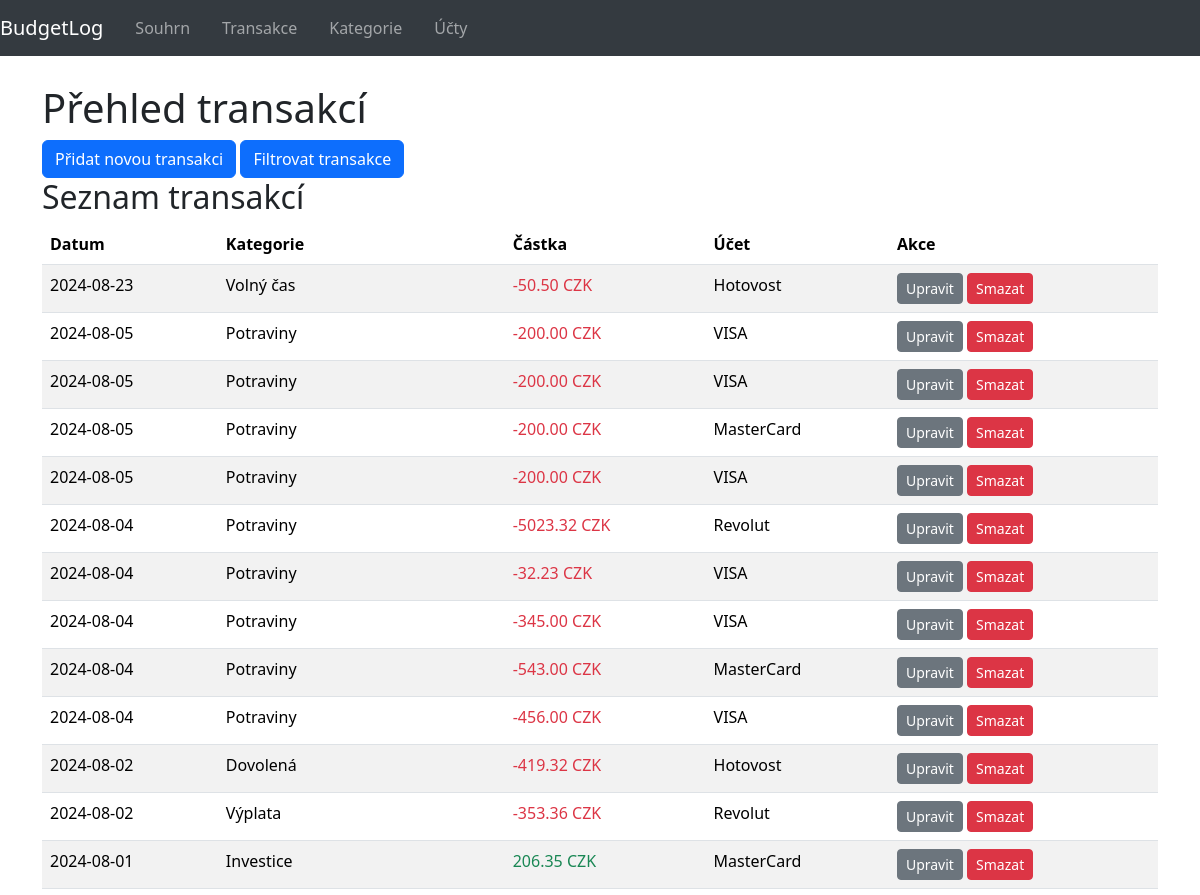
The page /transactions/ (upper part) on the database as committed earlier.
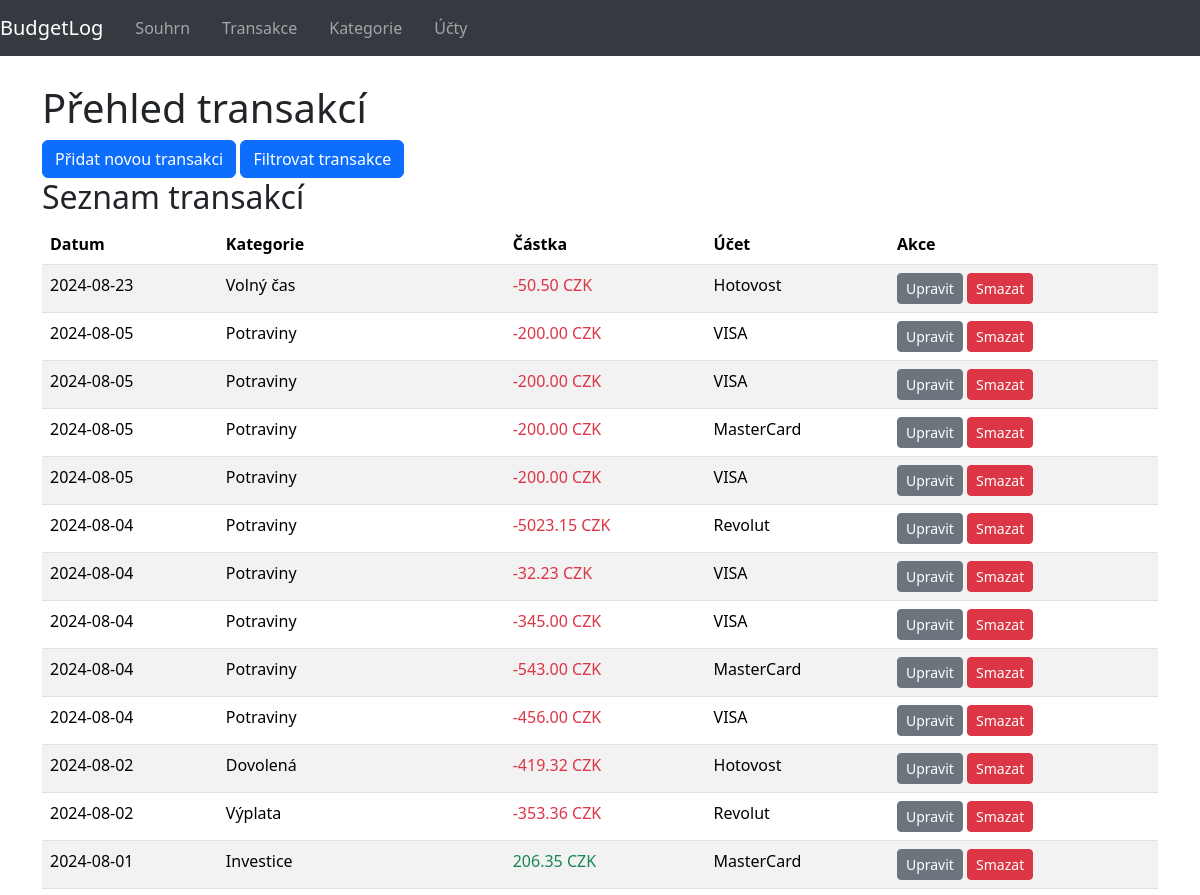
The same page on the database as committed later.
### budgetlog/models.py (models this page shows, shortened)
class Transaction(models.Model):
    TYPE_CHOICES = (
        ('income', 'Příjem'),
        ('expense', 'Výdaj')
    )
    amount = models.DecimalField(max_digits=10, decimal_places=2, verbose_name="Částka",
                                 help_text="Uveďte částku transakce v [CZK].")
    category = models.ForeignKey(Category, null=True, on_delete=models.SET_NULL, verbose_name="Kategorie",
                                 help_text="Vyberte kategorii pro tuto transakci.")
    """on_delete=models.SET_NULL nastaví hodnotu na NULL při smazání související kategorie, což zajistí,
    že transakce nebude smazána."""
    datestamp = models.DateField(default=timezone.now, verbose_name="Datum",
                                 help_text="Datum provedení transakce.")
    description = models.TextField(null=True, blank=True, verbose_name="Popis",
                                   help_text="Zadejte detailnější popis transakce (volitelný).")
    account = models.ForeignKey(Account, null=True, on_delete=models.SET_NULL, verbose_name="Účet",
                                related_name='transactions', help_text="Vyberte účet pro tuto transakci.")
    type = models.CharField(max_length=7, choices=TYPE_CHOICES, default='expense', verbose_name="Typ",
                            help_text="Zvolte, zda je tato transakce výdaj nebo příjem?")
    @property
    def adjusted_amount(self):
        if self.type == 'expense':
            return -self.amount
        return self.amount
    """
    Django neumožňuje použít adjusted_amount přímo v anotacích a agregacích, protože adjusted_amount je vlastnost (
    property) modelu a ne skutečné pole v databázi. Pokud chceme filtrovat nebo agregovat ve views podle upravených
    částek, musíme to udělat pomocí amount a přizpůsobit SQL dotaz.
    """

class Category(models.Model):
    name = models.CharField(max_length=200, unique=True, verbose_name="Název",
                            help_text="Uveď název kategorie pro transakce (např. potraviny, doprava, zábava)")
    description = models.TextField(null=True, blank=True, verbose_name="Popis",
                                   help_text="Detailnější popis kategorie pro transakce (volitelný)")
    def __str__(self):
        return self.name

class Account(models.Model):
    name = models.CharField(max_length=100, unique=True, verbose_name="Jméno účtu",
                            help_text="Uveď jméno či označení účtu")
    description = models.TextField(null=True, blank=True, verbose_name="Popis účtu",
                                   help_text="Detailnější popis účtu (volitelný)")
    """null=True umožňuje, aby pole mohlo být v databázi prázdné, a blank=True umožňuje, aby pole mohlo být ponecháno
    prázdné ve formulářích."""
    def __str__(self):
        return self.name

### budgetlog/views.py (the view)
# urls.py: path('transactions/', views.TransactionListView.as_view(), name='transaction-list'),
class TransactionListView(FilterView, ListView):
    model = Transaction
    filterset_class = TransactionFilter
    template_name = 'budgetlog/transaction_list.html'
    context_object_name = 'transactions'
    paginate_by = 30  # Počet transakcí na stránku
    ordering = ['-datestamp']  # Řazení transakcí podle data od nejnovějších
    def get_context_data(self, **kwargs):
        context = super().get_context_data(**kwargs)
        filterset = self.filterset_class(self.request.GET, queryset=self.get_queryset())
        context['filter'] = filterset
        filtered_qs = filterset.qs
        paginator = Paginator(filtered_qs, self.paginate_by)
        page = self.request.GET.get('page')
        try:
            transactions = paginator.page(page)
        except PageNotAnInteger:
            transactions = paginator.page(1)
        except EmptyPage:
            transactions = paginator.page(paginator.num_pages)
        context['transactions'] = transactions
        max_amount = Transaction.objects.aggregate(Max('amount'))['amount__max']
        context['max_amount'] = max_amount
        min_amount = self.request.GET.get('amount_min', 0)
        max_amount = self.request.GET.get('amount_max', max_amount)
        context['amount_min'] = min_amount
        context['amount_max'] = max_amount
        average_amount = filtered_qs.aggregate(
            avg_amount=Avg(
                Case(
                    When(type='expense', then=F('amount') * Value(-1)),
                    default=F('amount'),
                    output_field=DecimalField()
                )
            )
        )['avg_amount'] or 0
        context['average_amount'] = average_amount
        max_transaction_amount = filtered_qs.aggregate(
            max_amount=Max(
                Case(
                    When(type='expense', then=F('amount') * Value(-1)),
                    default=F('amount'),
                    output_field=DecimalField()
                )
            )
        )['max_amount'] or 0
        context['max_transaction_amount'] = max_transaction_amount
        min_transaction_amount = filtered_qs.aggregate(
            min_amount=Min(
                Case(
                    When(type='expense', then=F('amount') * Value(-1)),
                    default=F('amount'),
                    output_field=DecimalField()
                )
            )
        )['min_amount'] or 0
        context['min_transaction_amount'] = min_transaction_amount
        balance = filtered_qs.aggregate(
            total_balance=Sum(
                Case(
                    When(type='expense', then=F('amount') * Value(-1)),
                    default=F('amount'),
                    output_field=DecimalField()
                )
            )
        )['total_balance'] or 0
        context['balance'] = balance
        transaction_count = filtered_qs.aggregate(count=Count('id'))['count']
        context['transaction_count'] = transaction_count
        return context
    def get_queryset(self):
        queryset = super().get_queryset()
        filterset = self.filterset_class(self.request.GET, queryset=queryset)
        return filterset.qs

### budgetlog/templatetags/query_transform.py (called while the page is built)
@register.simple_tag(takes_context=True)
def query_transform(context, **kwargs):
    query = context['request'].GET.copy()
    for key, value in kwargs.items():
        query[key] = value
    return query.urlencode()

### budgetlog/templates/budgetlog/transaction_list.html (shortened to what this page needs)
{% extends "base_generic.html" %}
{% load crispy_forms_tags %}
{% load query_transform %}
{% block content %}
<h1>Přehled transakcí</h1>
<div class="d-grid gap-2 d-md-block">
    <a href="{% url 'transaction-add' %}" class="btn btn-primary">Přidat novou transakci</a>
    <button id="toggle-filter" class="btn btn-primary">Filtrovat transakce</button>
</div>
<h2>Seznam transakcí</h2>
<table class="table table-striped table-hover">
    <thead>
        <tr>
            <th>Datum</th>
            <th>Kategorie</th>
            <th>Částka</th>
            <th>Účet</th>
            <th>Akce</th>
        </tr>
    </thead>
    <tbody>
        {% for transaction in transactions %}
            <tr class="clickable-row" data-href="{% url 'transaction-detail' transaction.id %}">
                <td>{{ transaction.datestamp|date:"Y-m-d" }}</td>
                <td>{{ transaction.category.name }}</td>
                <td>
                    {% if transaction.adjusted_amount < 0 %}
                        <span class="text-danger">{{ transaction.adjusted_amount }} CZK</span>
                    {% else %}
                        <span class="text-success">{{ transaction.adjusted_amount }} CZK</span>
                    {% endif %}
                </td>
                <td>{{ transaction.account.name }}</td>
                <td>
                    <a href="{% url 'transaction-edit' transaction.id %}" class="btn btn-secondary btn-sm">Upravit</a>
                    <a href="{% url 'transaction-delete' transaction.id %}" class="btn btn-danger btn-sm">Smazat</a>
                </td>
            </tr>
        {% empty %}
            <tr>
                <td colspan="5">Žádné transakce nenalezeny.</td>
            </tr>
        {% endfor %}
    </tbody>
</table>
{% endblock %}

Rows that differ between the two databases and show on the page:
changed Transaction (number 6 of 13 on the later page): adjusted_amount "-5023.32" → "-5023.15"
